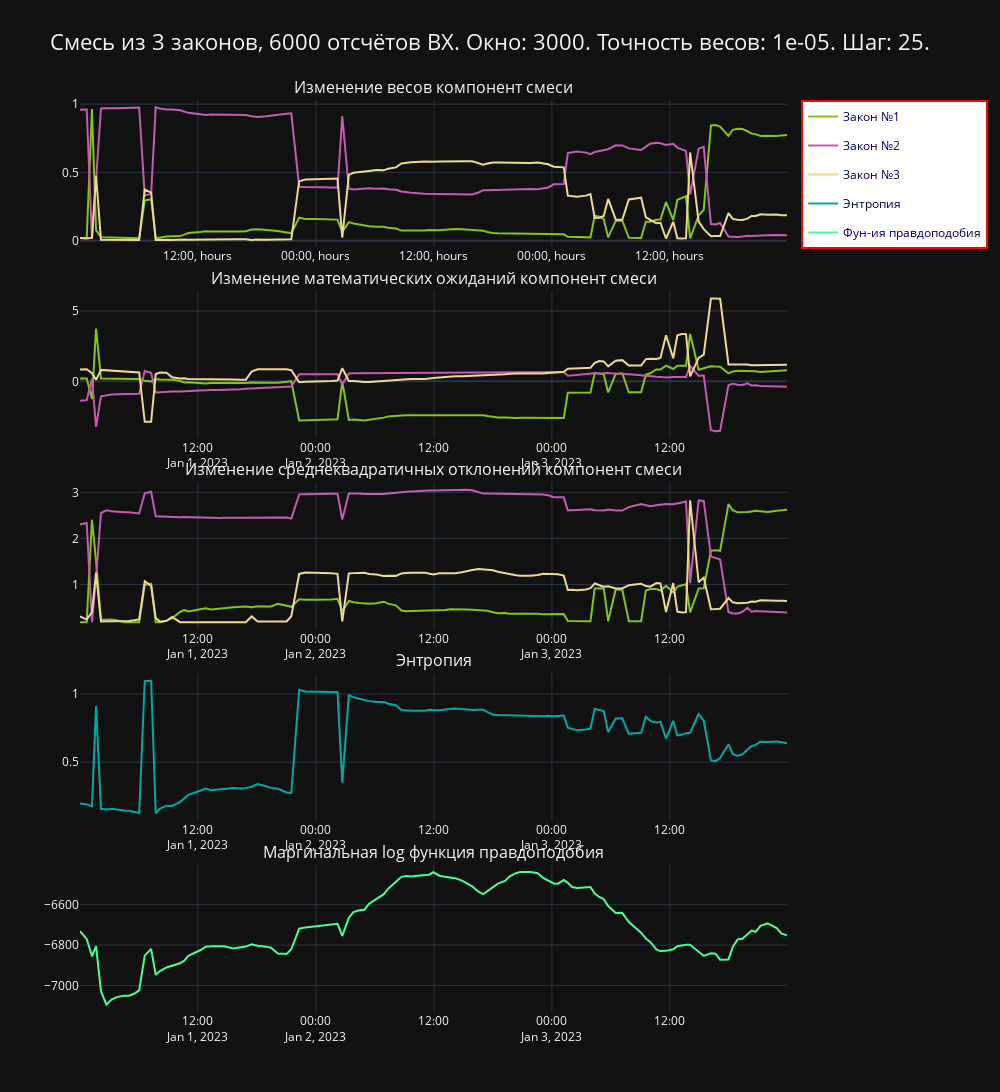

Notebook cell for this chart:
### Code cell
hp.construct_mixture_2Dplot(mixture3)#.write_html(f"/home/oplora/Desktop/mix3.html")
